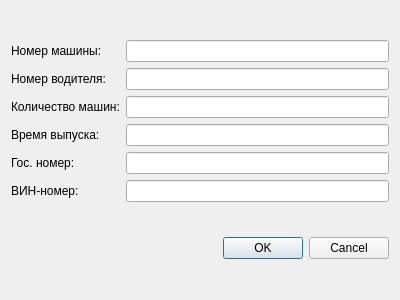
<?xml version="1.0" encoding="UTF-8"?>
<ui version="4.0">
 <class>AddEntryVehicle</class>
 <widget class="QDialog" name="AddEntryVehicle">
  <property name="geometry">
   <rect>
    <x>0</x>
    <y>0</y>
    <width>400</width>
    <height>300</height>
   </rect>
  </property>
  <property name="windowTitle">
   <string>Dialog</string>
  </property>
  <layout class="QVBoxLayout" name="verticalLayout">
   <item>
    <layout class="QGridLayout" name="gridLayout">
     <item row="1" column="1">
      <widget class="QLineEdit" name="idDriverEdit"/>
     </item>
     <item row="0" column="0">
      <widget class="QLabel" name="label">
       <property name="text">
        <string>Номер машины:</string>
       </property>
      </widget>
     </item>
     <item row="1" column="0">
      <widget class="QLabel" name="label_2">
       <property name="text">
        <string>Номер водителя:</string>
       </property>
      </widget>
     </item>
     <item row="2" column="1">
      <widget class="QLineEdit" name="vehicleAmountEdit"/>
     </item>
     <item row="4" column="0">
      <widget class="QLabel" name="label_5">
       <property name="text">
        <string>Гос. номер:</string>
       </property>
      </widget>
     </item>
     <item row="3" column="0">
      <widget class="QLabel" name="label_4">
       <property name="text">
        <string>Время выпуска:</string>
       </property>
      </widget>
     </item>
     <item row="3" column="1">
      <widget class="QLineEdit" name="releaseTimeEdit"/>
     </item>
     <item row="0" column="1">
      <widget class="QLineEdit" name="idVehicleEdit"/>
     </item>
     <item row="2" column="0">
      <widget class="QLabel" name="label_3">
       <property name="text">
        <string>Количество машин:</string>
       </property>
      </widget>
     </item>
     <item row="5" column="0">
      <widget class="QLabel" name="label_6">
       <property name="text">
        <string>ВИН-номер:</string>
       </property>
      </widget>
     </item>
     <item row="4" column="1">
      <widget class="QLineEdit" name="stateNumEdit"/>
     </item>
     <item row="5" column="1">
      <widget class="QLineEdit" name="vinEdit"/>
     </item>
    </layout>
   </item>
   <item>
    <widget class="QDialogButtonBox" name="buttonBox">
     <property name="orientation">
      <enum>Qt::Horizontal</enum>
     </property>
     <property name="standardButtons">
      <set>QDialogButtonBox::Cancel|QDialogButtonBox::Ok</set>
     </property>
    </widget>
   </item>
  </layout>
 </widget>
 <resources/>
 <connections>
  <connection>
   <sender>buttonBox</sender>
   <signal>accepted()</signal>
   <receiver>AddEntryVehicle</receiver>
   <slot>accept()</slot>
   <hints>
    <hint type="sourcelabel">
     <x>248</x>
     <y>254</y>
    </hint>
    <hint type="destinationlabel">
     <x>157</x>
     <y>274</y>
    </hint>
   </hints>
  </connection>
  <connection>
   <sender>buttonBox</sender>
   <signal>rejected()</signal>
   <receiver>AddEntryVehicle</receiver>
   <slot>reject()</slot>
   <hints>
    <hint type="sourcelabel">
     <x>316</x>
     <y>260</y>
    </hint>
    <hint type="destinationlabel">
     <x>286</x>
     <y>274</y>
    </hint>
   </hints>
  </connection>
 </connections>
</ui>
